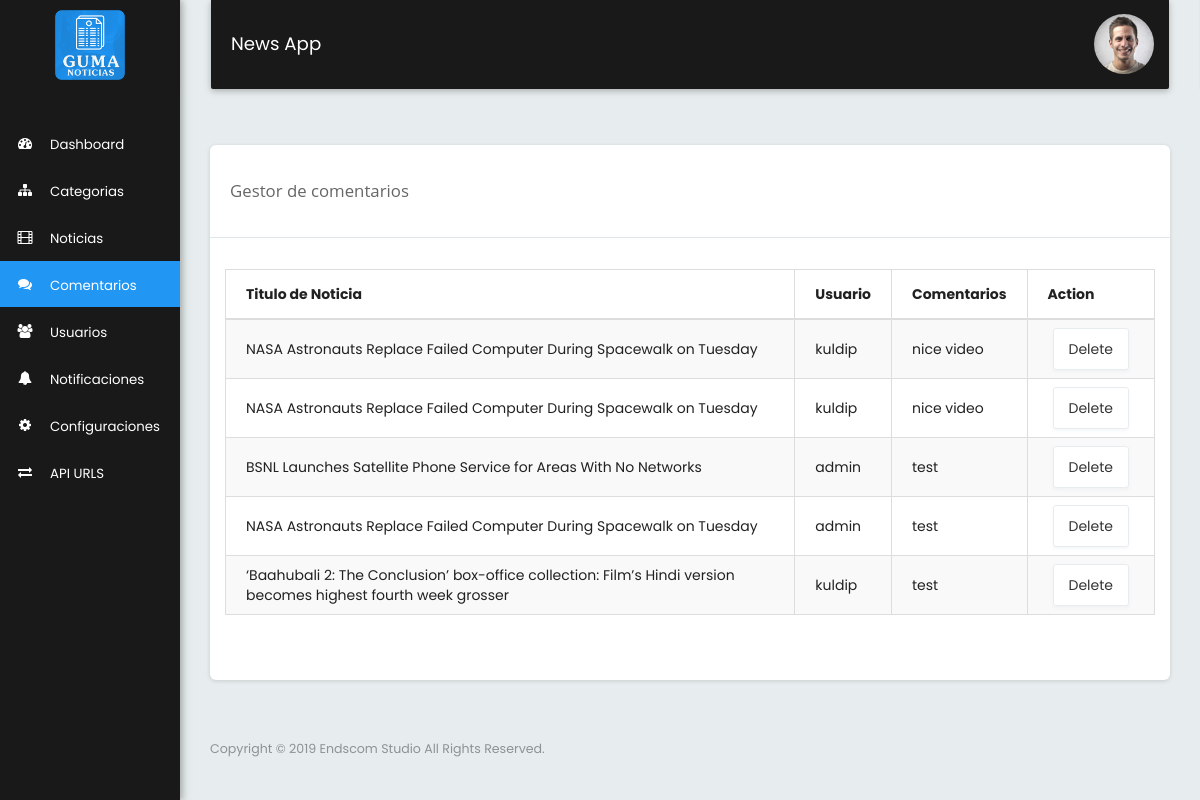
Page /manage_comments.php (signed in) on the committed database.
### tables this page shows
CREATE TABLE `tbl_comment` (
  `id` int(11) NOT NULL,
  `news_id` int(11) NOT NULL,
  `user_name` varchar(255) NOT NULL,
  `comment_text` text NOT NULL,
  `dt_rate` timestamp NOT NULL DEFAULT CURRENT_TIMESTAMP ON UPDATE CURRENT_TIMESTAMP
);

CREATE TABLE `tbl_news` (
  `id` int(11) NOT NULL,
  `cat_id` int(11) NOT NULL,
  `news_type` varchar(255) NOT NULL,
  `news_title` varchar(255) NOT NULL,
  `video_url` text NOT NULL,
  `video_id` varchar(255) NOT NULL,
  `news_image` text NOT NULL,
  `news_description` text NOT NULL,
  `news_date` int(11) NOT NULL,
  `featured` int(1) NOT NULL DEFAULT '1',
  `news_views` int(11) NOT NULL DEFAULT '0',
  `status` int(1) NOT NULL DEFAULT '1'
);

### manage_comments.php (the view, shortened to what this page needs)
<?php include('includes/header.php');
	 function get_news_info($news_id)
	 {
	 	global $mysqli;
	 		$query="SELECT * FROM tbl_news
					WHERE tbl_news.id='".$news_id."'";
		$sql = mysqli_query($mysqli,$query)or die(mysqli_error());
		$row=mysqli_fetch_assoc($sql);
		return stripslashes($row['news_title']);
	 }
							$limit = 15;
							$page=0;
							if($page){
								$start = ($page - 1) * $limit;
							}else{
								$start = 0;
								}
						 $users_qry="SELECT * FROM tbl_comment
						 ORDER BY tbl_comment.id DESC LIMIT $start, $limit";
							$users_result=mysqli_query($mysqli,$users_qry);
?>
 <div class="row">
      <div class="col-xs-12">
        <div class="card mrg_bottom">
          <div class="page_title_block">
            <div class="col-md-5 col-xs-12">
              <div class="page_title">Gestor de  comentarios</div>
            </div>
          </div>
          <div class="clearfix"></div>
          <div class="row mrg-top">
            <div class="col-md-12">
              <div class="col-md-12 col-sm-12">
              </div>
            </div>
          </div>
          <div class="col-md-12 mrg-top">
            <table class="table table-striped table-bordered table-hover">
              <thead>
                <tr>
  				  <th>Titulo de Noticia</th>
 				  <th>Usuario</th>
				  <th>Comentarios</th>
                  <th class="cat_action_list">Action</th>
                </tr>
              </thead>
              <tbody>
              	<?php
						while($users_row=mysqli_fetch_array($users_result))
						{
				?>
                <tr>
  		           <td><?php echo get_news_info($users_row['news_id']);?></td>
 		           <td><?php echo $users_row['user_name'];?></td>
     		       <td><?php echo $users_row['comment_text'];?></td>
                   <td>
                    <a href="manage_comments.php?comment_id=<?php echo $users_row['id'];?>" onclick="return confirm('Are you sure you want to delete this comment?');" class="btn btn-default">Delete</a></td>
                </tr>
               <?php
						}
			   ?>
              </tbody>
            </table>
          </div>
          <div class="col-md-12 col-xs-12">
            <div class="pagination_item_block">
            </div>
          </div>
          <div class="clearfix"></div>
        </div>
      </div>
    </div>
<?php include('includes/footer.php');?>

### rows in the picture
tbl_comment: news.news_title "NASA Astronauts Replace Failed Computer During Spacewalk on Tuesday", user_name "kuldip", comment_text "nice video"
tbl_comment: news.news_title "NASA Astronauts Replace Failed Computer During Spacewalk on Tuesday", user_name "kuldip", comment_text "nice video"
tbl_comment: news.news_title "BSNL Launches Satellite Phone Service for Areas With No Networks", user_name "admin", comment_text "test"
tbl_comment: news.news_title "NASA Astronauts Replace Failed Computer During Spacewalk on Tuesday", user_name "admin", comment_text "test"
tbl_comment: news.news_title "‘Baahubali 2: The Conclusion’ box-office collection: Film’s Hindi version becomes highest fourth week grosser", user_name "kuldip", comment_text "test"

### other values in the picture
APP_NAME "News App"
